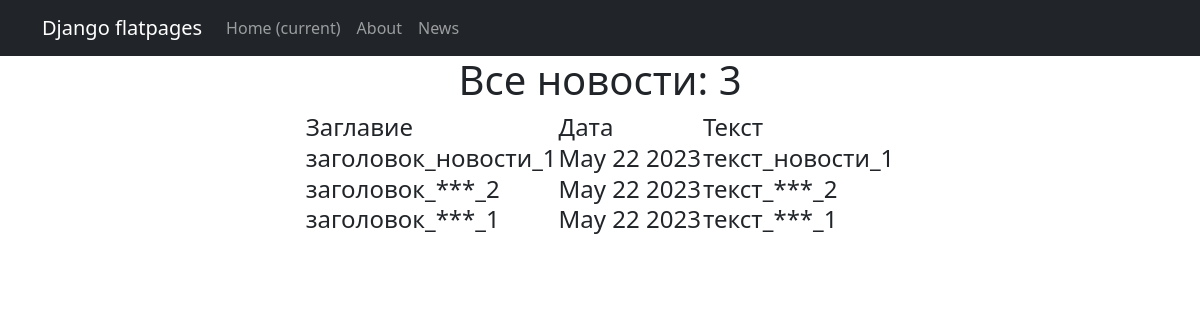
Page /news/ on the committed database.
### news/models.py (models this page shows, shortened)
class Post(models.Model):
    news = 'NW'
    arcticle = 'AR'
    TYPE = [
        (news, 'Новость'),
        (arcticle, 'Статья')
    ]
    post_type = models.CharField(max_length=2,
                                 choices=TYPE,
                                 default=arcticle)
    time_in = models.DateTimeField(auto_now_add=True)
    title = models.CharField(max_length=255)
    text = models.TextField()
    rating = models.SmallIntegerField(default=0)
    autor = models.ForeignKey(Autor, on_delete=models.CASCADE)
    category = models.ManyToManyField(Category, through='PostCategory')

### news/views.py (the view)
# urls.py: path('', PostList.as_view()),
class PostList(ListView):
    model = Post
    ordering = '-time_in'
    template_name = 'posts.html'
    context_object_name = 'posts'
    def get_context_data(self, **kwargs):
        context = super().get_context_data(**kwargs)
        context['time_now'] = datetime.utcnow()
        return context

### news/templatetags/custom_filters.py (called while the page is built)
@register.filter()
def censor(value):
    for bw in bad_words:
        value = value.lower().replace(bw.lower(), '***')
    return value

### templates/posts.html (shortened to what this page needs)
{% extends 'flatpages/default.html' %}
{% load custom_filters %}
{% block content %}
    <h1>Все новости: {{ posts|length }}</h1>
    {% if posts %}
    <center>
        <h4>
            <table>
                <tr>
                    <td> Заглавие </td>
                    <td> Дата </td>
                    <td> Текст </td>
                </tr>
                {% for post in posts %}
                <tr>
                    <td>{{ post.title|censor }}</td>
                    <td>{{post.time_in|date:'M d Y'}}</td>
                    <td>{{ post.text|truncatechars:20|censor }}</td>
                </tr>
                {% endfor %}
            </table>
        </h4>
    </center>
    {% else %}
        <h2>Новостей нет</h2>
    {% endif %}
{% endblock content %}

### templates/flatpages/default.html (shortened to what this page needs)
<!DOCTYPE html>
<html lang="en">
    <head>
        {% load static %}
        <link href="{% static 'css/styles.css' %}" rel="stylesheet" />
    </head>
    <body>
        <nav class="navbar navbar-expand-lg navbar-dark bg-dark static-top">
            <div class="container">
                <a class="navbar-brand" href="#">Django flatpages</a>
                <div class="collapse navbar-collapse" id="navbarResponsive">
                    <ul class="navbar-nav ml-auto">
                        <li class="nav-item active">
                            <a class="nav-link" href="#">Home
                                <span class="sr-only">(current)</span>
                            </a>
                        </li>
                        <li class="nav-item">
                            <a class="nav-link" href="/about/">About</a>
                        </li>
                        <li class="nav-item">
                            <a class="nav-link" href="/news/">News</a>
                        </li>
                    </ul>
                </div>
            </div>
        </nav>
        <div class="container">
            <div class="row">
                <div class="col-lg-12 text-center">
                    {% block content %}{% endblock content %}
                </div>
            </div>
        </div>
    </body>
</html>

### rows in the picture
Post: title|censor "заголовок_новости_1", time_in "May 22 2023", text|censor "текст_новости_1"
Post: title|censor "заголовок_***_2", time_in "May 22 2023", text|censor "текст_***_2"
Post: title|censor "заголовок_***_1", time_in "May 22 2023", text|censor "текст_***_1"

### other values in the picture
{{ posts|length }} "3"
